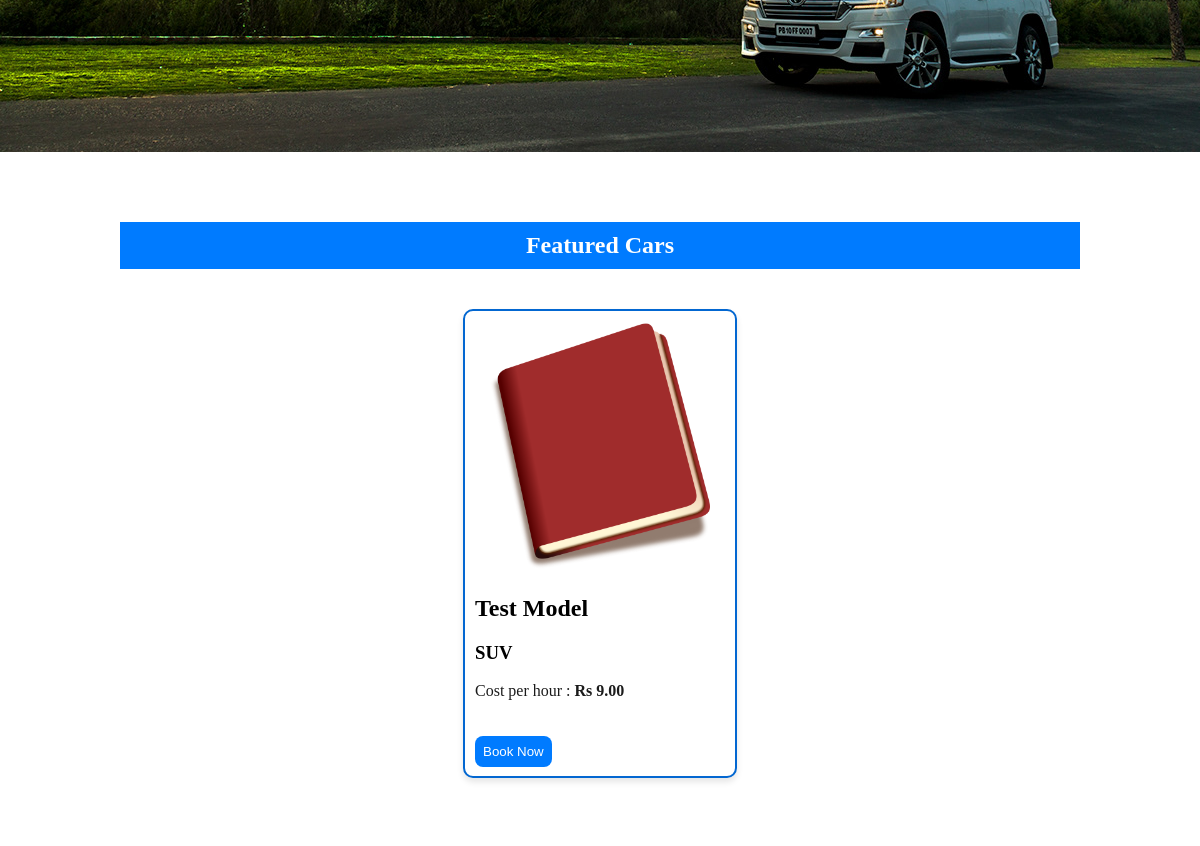
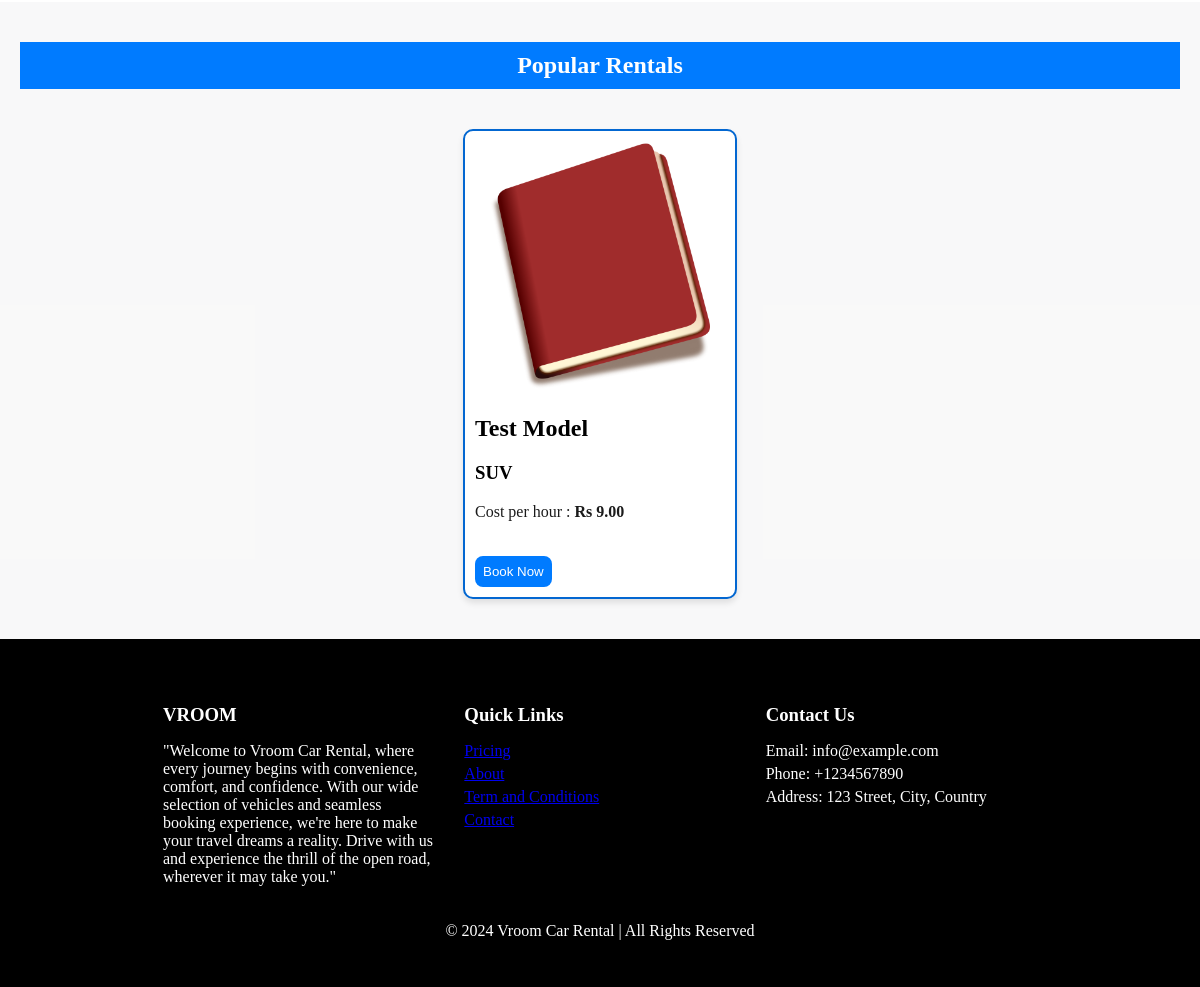
The app's page / (lower part), older data (2 pictures, top to bottom).
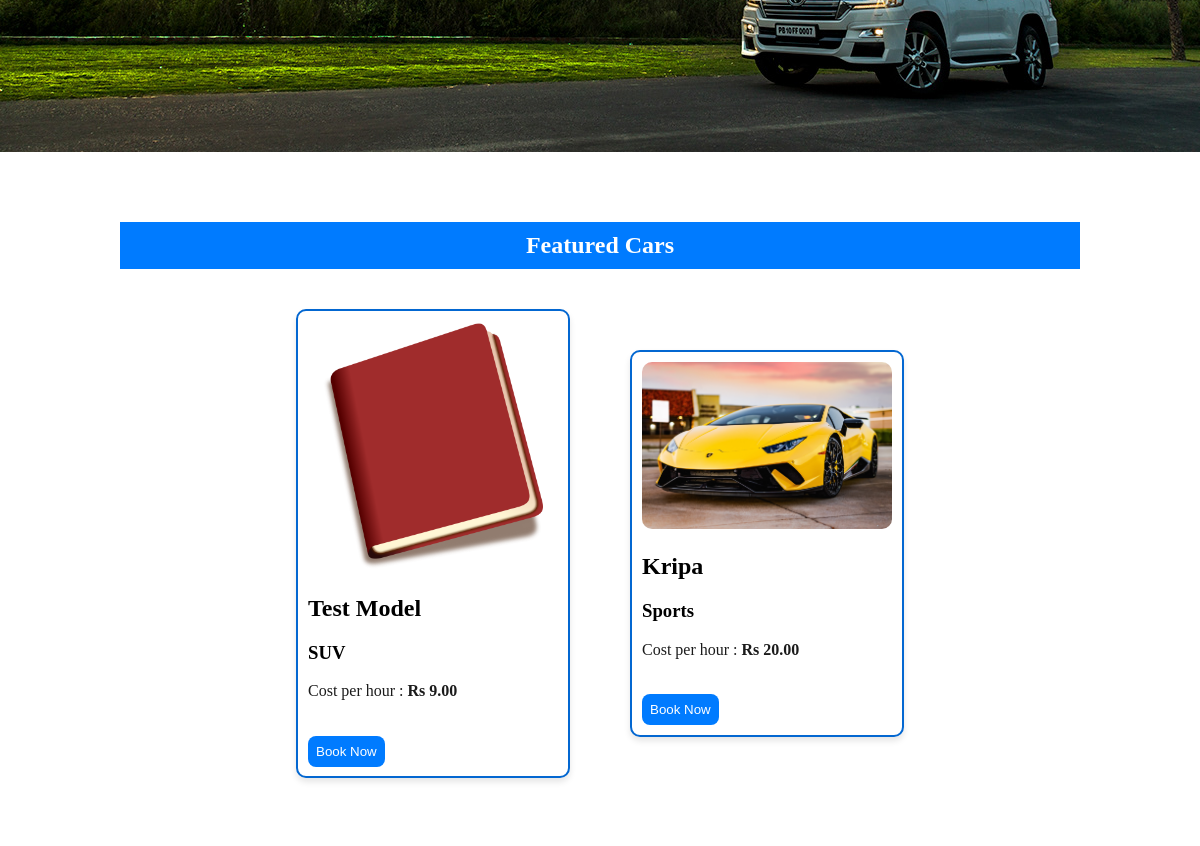
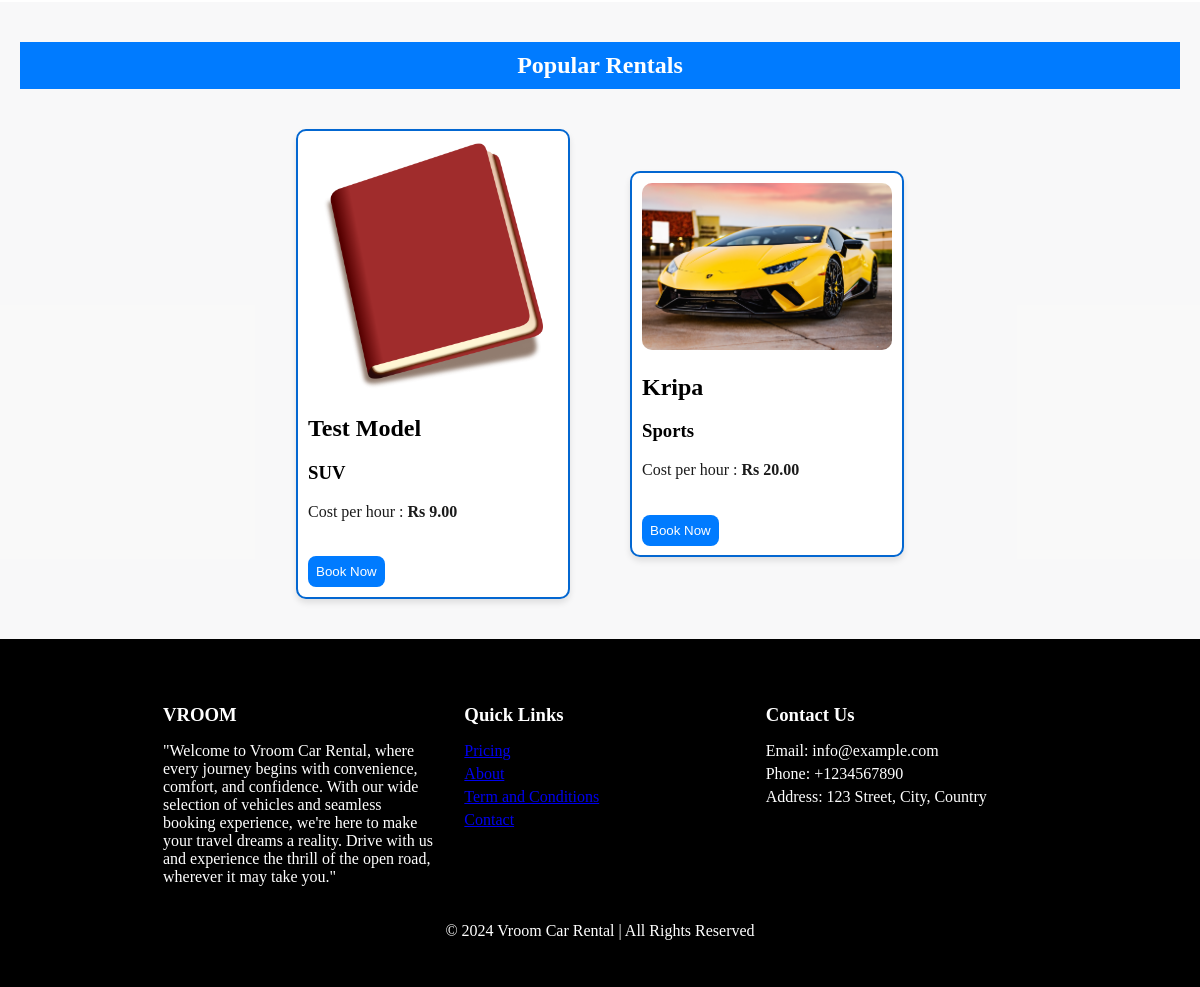
The same page, newer data (2 pictures, top to bottom).
### booking/models.py (models this page shows, shortened)
class Car(models.Model):
    AVAILABILITY_CHOICES = [
        ('available', 'Available'),
        ('unavailable', 'Unavailable'),
        ('maintenance', 'Maintenance'),
    ]
    LOCATION_CHOICES = [('Kathmandu','Kathmandu'),('Pokhara','Pokhara')]
    TYPES = [('Sedan','Sedan'),('Sports','Sports'),('SUV','SUV'),('EV','EV'),('MPV','MPV')]
    car_location = models.CharField(max_length=100, choices=LOCATION_CHOICES)
    availability = models.CharField(max_length=20, choices=AVAILABILITY_CHOICES, default='available')
    image = models.ImageField(upload_to='car_images/', blank=True, null=True)
    hourly_rate = models.DecimalField(max_digits=10, decimal_places=2)
    type = models.CharField(max_length=20, choices=TYPES, default='Unknown')
    model = models.CharField(max_length=100)
    mileage = models.DecimalField(max_digits=5, decimal_places=2, default=0.0)
    transmission = models.CharField(max_length=50)
    seats = models.IntegerField(default=0)
    luggage = models.IntegerField(default=0)
    fuel = models.CharField(max_length=50)

### vroom/views.py (the view)
# urls.py: 2. Add a URL to urlpatterns:  path('', views.home, name='home')
def home(request):
    if request.method == 'POST':
        form = CarSearchForm(request.POST)
        if form.is_valid():
            pickup_datetime = form.cleaned_data['pickup_datetime']
            dropoff_datetime = form.cleaned_data['dropoff_datetime']
            location = form.cleaned_data['location']
            available_cars = Car.objects.filter(
                car_location=location
            )
            duration_hours = Decimal((dropoff_datetime - pickup_datetime).total_seconds()) / Decimal(3600)
            for car in available_cars:
                car.total_price = round(duration_hours * car.hourly_rate, 2)
            return render(request, 'availablecar.html', {'cars': available_cars})
    else:
        form = CarSearchForm()
        featured_cars = Car.objects.filter(
            availability='available'
        ).order_by('hourly_rate')[:3]
        popular_cars = Car.objects.filter(
            availability='available'
        )[:3]
    return render(request, 'Vroom.html', {'form': form,'featured_cars': featured_cars,'popular_cars': popular_cars})

### templates/Vroom.html (shortened to what this page needs)
{% extends "base.html" %}
{% load static %}
{% block head %}
  <link rel="stylesheet" href="{% static 'style.css' %}">
  <link rel="stylesheet" href="https://cdnjs.cloudflare.com/ajax/libs/font-awesome/6.0.0-beta3/css/all.min.css" />
  <link rel="stylesheet" href="https://cdn.jsdelivr.net/npm/flatpickr/dist/flatpickr.min.css">
{% endblock %}
{% block content %}
  <div class="booking-container" style="background-image: url({% static 'lc.png' %});">
  </div>
<div class="featured-cars">
  <h2>Featured Cars</h2>
  <div class="car-list">
    {% for car in featured_cars %}
    <div class="car">
      <img src="{{ car.image.url }}" alt="{{ car.model }}" width="100"/>
      <h2>{{ car.model }}</h2>
      <h3>{{ car.type }}</h3>
      <p style="color: rgb(27, 27, 27);">Cost per hour : <strong>Rs {{ car.hourly_rate }}</strong></p>
      <div style="display: flex; justify-content: space-between; align-items: center; height: 50px;">
          <a href="{% url 'bookings' car.id  %}"><button type="button" style="background-color: #007bff; border-radius: 8px; padding: 8px; color: white;">Book Now</button></a>
      </div>
  </div>
  {% endfor %}
  </div>
</div>
<div class="popular-rentals">
  <h2>Popular Rentals</h2>
  <div class="car-list">
    {% for car in popular_cars %}
    <div class="car">
      <img src="{{ car.image.url }}" alt="{{ car.model }}" width="100"/>
      <h2>{{ car.model }}</h2>
      <h3>{{ car.type }}</h3>
      <p style="color: rgb(27, 27, 27);">Cost per hour : <strong>Rs {{ car.hourly_rate }}</strong></p>
      <div style="display: flex; justify-content: space-between; align-items: center; height: 50px;">
          <a href="{% url 'bookings' car.id %}"><button type="button" style="background-color: #007bff; border-radius: 8px; padding: 8px; color: white;">Book Now</button></a>
      </div>
  </div>
  {% endfor %}
  </div>
</div>
{% endblock %}

Row changes from the older to the newer data that the page shows:
added Car: image (picture), model "Kripa", type "Sports", hourly_rate "20.00"
